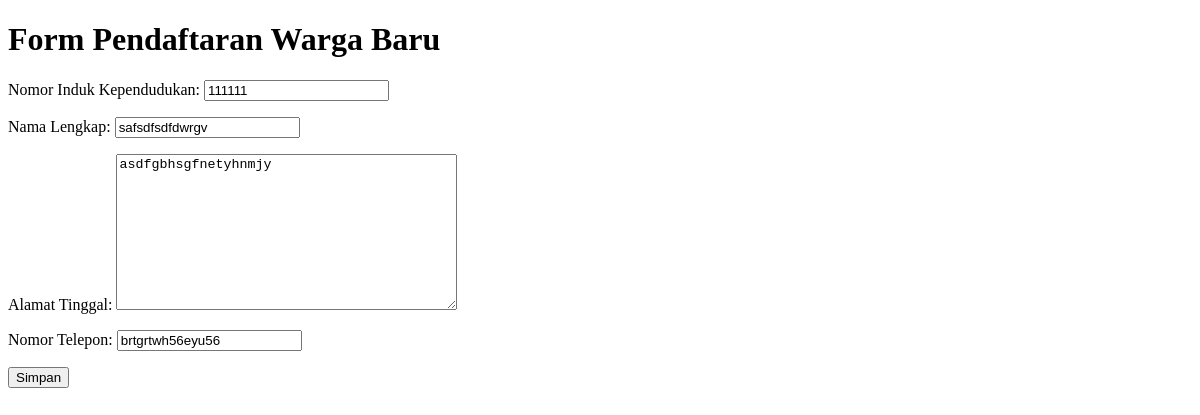
/warga/4/edit/, run on an earlier commit of the app's database.
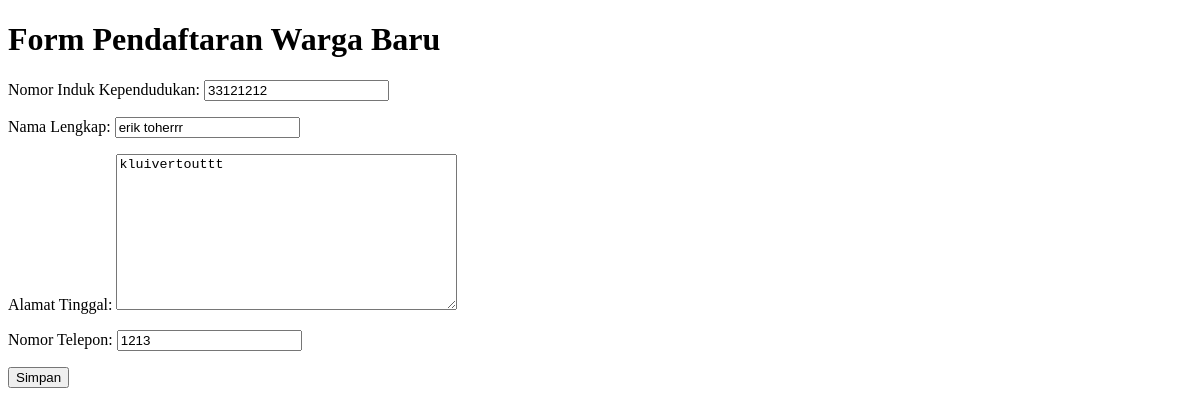
And on a later commit of the database.
### warga/models.py (models this page shows, shortened)
class Warga(models.Model):
    nik = models.CharField(max_length=16, unique=True, verbose_name="Nomor Induk Kependudukan")
    nama_lengkap = models.CharField(max_length=100, verbose_name="Nama Lengkap")
    alamat = models.TextField(verbose_name="Alamat Tinggal")
    no_telepon = models.CharField(max_length=15, blank=True, verbose_name="Nomor Telepon")
    tanggal_registrasi = models.DateTimeField(auto_now_add=True)

### warga/views.py (the view)
# urls.py: path('<int:pk>/edit/', WargaUpdateView.as_view(), name='warga-edit'),
class WargaUpdateView(UpdateView):
	model = Warga
	form_class = WargaForm
	template_name = 'warga/warga_form.html'
	success_url = reverse_lazy('warga-list')

### warga/forms.py
class WargaForm(forms.ModelForm):
    class Meta:
        model = Warga
        fields = ['nik', 'nama_lengkap', 'alamat', 'no_telepon']

### warga/templates/warga/warga_form.html (shortened to what this page needs)
<!DOCTYPE html>
<html>
<head>
</head>
<body>
    <h1>Form Pendaftaran Warga Baru</h1>
    <form method="post">
        {{ form.as_p }}
        <button type="submit">Simpan</button>
    </form>
</body>
</html>

What changed in the data, as far as the page shows it:
changed Warga: nik "111111" → "33121212"; nama_lengkap "safsdfsdfdwrgv" → "erik toherrr"; alamat "asdfgbhsgfnetyhnmjy" → "kluivertouttt"; no_telepon "brtgrtwh56eyu56" → "1213"
